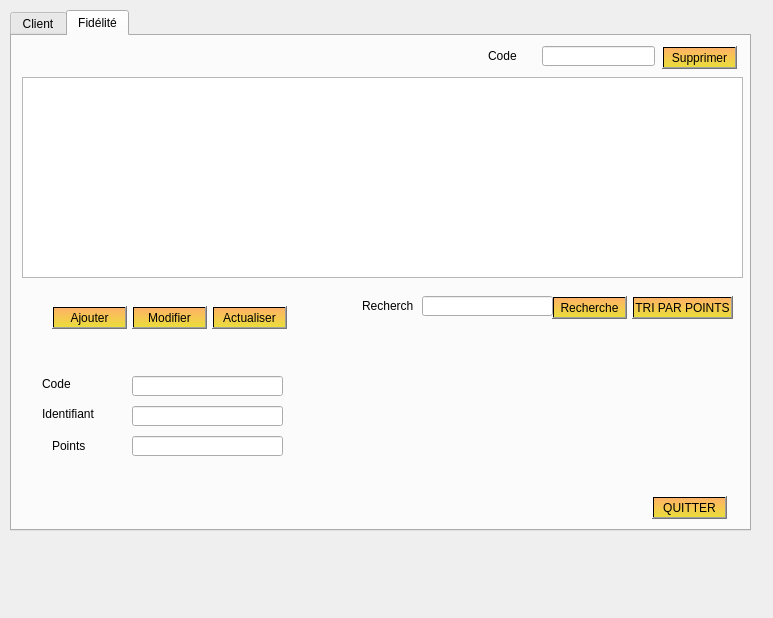
<?xml version="1.0" encoding="UTF-8"?>
<ui version="4.0">
 <class>client_fidelite</class>
 <widget class="QWidget" name="client_fidelite">
  <property name="geometry">
   <rect>
    <x>0</x>
    <y>0</y>
    <width>773</width>
    <height>618</height>
   </rect>
  </property>
  <property name="windowTitle">
   <string>Form</string>
  </property>
  <widget class="QTabWidget" name="tabWidget">
   <property name="geometry">
    <rect>
     <x>10</x>
     <y>10</y>
     <width>741</width>
     <height>521</height>
    </rect>
   </property>
   <property name="styleSheet">
    <string notr="true">font: 8pt &quot;MV Boli&quot;;</string>
   </property>
   <property name="currentIndex">
    <number>1</number>
   </property>
   <widget class="QWidget" name="tab">
    <attribute name="title">
     <string>Client</string>
    </attribute>
    <widget class="QTableView" name="tabclient">
     <property name="geometry">
      <rect>
       <x>10</x>
       <y>40</y>
       <width>721</width>
       <height>191</height>
      </rect>
     </property>
    </widget>
    <widget class="QPushButton" name="pushButton_supprimer">
     <property name="geometry">
      <rect>
       <x>630</x>
       <y>10</y>
       <width>75</width>
       <height>23</height>
      </rect>
     </property>
     <property name="styleSheet">
      <string notr="true">background-color: qlineargradient(spread:pad, x1:0, y1:0, x2:0, y2:1, stop:0 rgba(255, 178, 102, 255), stop:0.974874 rgba(235, 220, 61, 255), stop:0.98 rgba(0, 0, 0, 255), stop:1 rgba(0, 0, 0, 0));font: 8pt &quot;MV Boli&quot;;</string>
     </property>
     <property name="text">
      <string>Supprimer</string>
     </property>
    </widget>
    <widget class="QLineEdit" name="lineEdit_supprimer">
     <property name="geometry">
      <rect>
       <x>510</x>
       <y>10</y>
       <width>113</width>
       <height>20</height>
      </rect>
     </property>
    </widget>
    <widget class="QLabel" name="label">
     <property name="geometry">
      <rect>
       <x>440</x>
       <y>10</y>
       <width>81</width>
       <height>20</height>
      </rect>
     </property>
     <property name="styleSheet">
      <string notr="true">font: 8pt &quot;MV Boli&quot;;</string>
     </property>
     <property name="text">
      <string>Identifiant :</string>
     </property>
    </widget>
    <widget class="QPushButton" name="pushButton_ajouter">
     <property name="geometry">
      <rect>
       <x>40</x>
       <y>260</y>
       <width>75</width>
       <height>23</height>
      </rect>
     </property>
     <property name="styleSheet">
      <string notr="true">background-color: qlineargradient(spread:pad, x1:0, y1:0, x2:0, y2:1, stop:0 rgba(255, 178, 102, 255), stop:0.974874 rgba(235, 220, 61, 255), stop:0.98 rgba(0, 0, 0, 255), stop:1 rgba(0, 0, 0, 0));
font: 8pt &quot;MV Boli&quot;;</string>
     </property>
     <property name="text">
      <string>Ajouter</string>
     </property>
    </widget>
    <widget class="QPushButton" name="pushButton_modifier">
     <property name="geometry">
      <rect>
       <x>130</x>
       <y>260</y>
       <width>75</width>
       <height>23</height>
      </rect>
     </property>
     <property name="styleSheet">
      <string notr="true">background-color: qlineargradient(spread:pad, x1:0, y1:0, x2:0, y2:1, stop:0 rgba(255, 178, 102, 255), stop:0.974874 rgba(235, 220, 61, 255), stop:0.98 rgba(0, 0, 0, 255), stop:1 rgba(0, 0, 0, 0));font: 8pt &quot;MV Boli&quot;;</string>
     </property>
     <property name="text">
      <string>Modifier</string>
     </property>
    </widget>
    <widget class="QLineEdit" name="lineEdit_id">
     <property name="geometry">
      <rect>
       <x>110</x>
       <y>300</y>
       <width>151</width>
       <height>20</height>
      </rect>
     </property>
    </widget>
    <widget class="QLineEdit" name="lineEdit_nom">
     <property name="geometry">
      <rect>
       <x>110</x>
       <y>330</y>
       <width>151</width>
       <height>20</height>
      </rect>
     </property>
    </widget>
    <widget class="QLineEdit" name="lineEdit_prenom">
     <property name="geometry">
      <rect>
       <x>110</x>
       <y>360</y>
       <width>151</width>
       <height>20</height>
      </rect>
     </property>
    </widget>
    <widget class="QLabel" name="label_2">
     <property name="geometry">
      <rect>
       <x>60</x>
       <y>390</y>
       <width>47</width>
       <height>21</height>
      </rect>
     </property>
     <property name="styleSheet">
      <string notr="true">font: 8pt &quot;MV Boli&quot;;</string>
     </property>
     <property name="text">
      <string>Sexe</string>
     </property>
    </widget>
    <widget class="QLabel" name="label_3">
     <property name="geometry">
      <rect>
       <x>50</x>
       <y>300</y>
       <width>51</width>
       <height>20</height>
      </rect>
     </property>
     <property name="styleSheet">
      <string notr="true">font: 8pt &quot;MV Boli&quot;;</string>
     </property>
     <property name="text">
      <string>Identifiant</string>
     </property>
    </widget>
    <widget class="QLabel" name="label_4">
     <property name="geometry">
      <rect>
       <x>60</x>
       <y>330</y>
       <width>41</width>
       <height>20</height>
      </rect>
     </property>
     <property name="styleSheet">
      <string notr="true">font: 8pt &quot;MV Boli&quot;;</string>
     </property>
     <property name="text">
      <string>Nom</string>
     </property>
    </widget>
    <widget class="QLabel" name="label_5">
     <property name="geometry">
      <rect>
       <x>60</x>
       <y>360</y>
       <width>51</width>
       <height>21</height>
      </rect>
     </property>
     <property name="styleSheet">
      <string notr="true">font: 8pt &quot;MV Boli&quot;;</string>
     </property>
     <property name="text">
      <string>Prenom</string>
     </property>
    </widget>
    <widget class="QLineEdit" name="lineEdit_tel">
     <property name="geometry">
      <rect>
       <x>340</x>
       <y>300</y>
       <width>151</width>
       <height>20</height>
      </rect>
     </property>
    </widget>
    <widget class="QLineEdit" name="lineEdit_mail">
     <property name="geometry">
      <rect>
       <x>340</x>
       <y>330</y>
       <width>151</width>
       <height>20</height>
      </rect>
     </property>
    </widget>
    <widget class="QLabel" name="label_6">
     <property name="geometry">
      <rect>
       <x>270</x>
       <y>300</y>
       <width>47</width>
       <height>13</height>
      </rect>
     </property>
     <property name="styleSheet">
      <string notr="true">font: 8pt &quot;MV Boli&quot;;</string>
     </property>
     <property name="text">
      <string>Tel</string>
     </property>
    </widget>
    <widget class="QLabel" name="label_7">
     <property name="geometry">
      <rect>
       <x>270</x>
       <y>330</y>
       <width>47</width>
       <height>13</height>
      </rect>
     </property>
     <property name="styleSheet">
      <string notr="true">font: 8pt &quot;MV Boli&quot;;</string>
     </property>
     <property name="text">
      <string>E-mail</string>
     </property>
    </widget>
    <widget class="QLineEdit" name="lineEdit_sexe">
     <property name="geometry">
      <rect>
       <x>110</x>
       <y>390</y>
       <width>151</width>
       <height>20</height>
      </rect>
     </property>
    </widget>
    <widget class="QPushButton" name="pushButton_recherche">
     <property name="geometry">
      <rect>
       <x>560</x>
       <y>240</y>
       <width>75</width>
       <height>23</height>
      </rect>
     </property>
     <property name="styleSheet">
      <string notr="true">background-color: qlineargradient(spread:pad, x1:0, y1:0, x2:0, y2:1, stop:0 rgba(255, 178, 102, 255), stop:0.974874 rgba(235, 220, 61, 255), stop:0.98 rgba(0, 0, 0, 255), stop:1 rgba(0, 0, 0, 0));font: 8pt &quot;MV Boli&quot;;</string>
     </property>
     <property name="text">
      <string>Recheche</string>
     </property>
    </widget>
    <widget class="QLineEdit" name="lineEdit_recherche">
     <property name="geometry">
      <rect>
       <x>410</x>
       <y>241</y>
       <width>141</width>
       <height>20</height>
      </rect>
     </property>
    </widget>
    <widget class="QLabel" name="label_13">
     <property name="geometry">
      <rect>
       <x>350</x>
       <y>240</y>
       <width>61</width>
       <height>20</height>
      </rect>
     </property>
     <property name="styleSheet">
      <string notr="true">font: 8pt &quot;MV Boli&quot;;</string>
     </property>
     <property name="text">
      <string>Identifiant</string>
     </property>
    </widget>
    <widget class="QPushButton" name="pushButton_tri">
     <property name="geometry">
      <rect>
       <x>640</x>
       <y>240</y>
       <width>91</width>
       <height>23</height>
      </rect>
     </property>
     <property name="styleSheet">
      <string notr="true">background-color: qlineargradient(spread:pad, x1:0, y1:0, x2:0, y2:1, stop:0 rgba(255, 178, 102, 255), stop:0.974874 rgba(235, 220, 61, 255), stop:0.98 rgba(0, 0, 0, 255), stop:1 rgba(0, 0, 0, 0));font: 8pt &quot;MV Boli&quot;;</string>
     </property>
     <property name="text">
      <string>TRI PAR NOM</string>
     </property>
    </widget>
    <widget class="QPushButton" name="pushButton_actualiser">
     <property name="geometry">
      <rect>
       <x>220</x>
       <y>260</y>
       <width>75</width>
       <height>23</height>
      </rect>
     </property>
     <property name="styleSheet">
      <string notr="true">background-color: qlineargradient(spread:pad, x1:0, y1:0, x2:0, y2:1, stop:0 rgba(255, 178, 102, 255), stop:0.974874 rgba(235, 220, 61, 255), stop:0.98 rgba(0, 0, 0, 255), stop:1 rgba(0, 0, 0, 0));font: 8pt &quot;MV Boli&quot;;</string>
     </property>
     <property name="text">
      <string>Actualiser</string>
     </property>
    </widget>
    <widget class="QLabel" name="label_23">
     <property name="geometry">
      <rect>
       <x>20</x>
       <y>220</y>
       <width>741</width>
       <height>16</height>
      </rect>
     </property>
     <property name="text">
      <string/>
     </property>
     <property name="pixmap">
      <pixmap>../../Desktop/blue.png</pixmap>
     </property>
    </widget>
    <widget class="QLabel" name="label_24">
     <property name="geometry">
      <rect>
       <x>720</x>
       <y>50</y>
       <width>20</width>
       <height>181</height>
      </rect>
     </property>
     <property name="text">
      <string/>
     </property>
     <property name="pixmap">
      <pixmap>../../Desktop/blue.png</pixmap>
     </property>
    </widget>
    <widget class="QLabel" name="label_27">
     <property name="geometry">
      <rect>
       <x>110</x>
       <y>300</y>
       <width>151</width>
       <height>21</height>
      </rect>
     </property>
     <property name="text">
      <string/>
     </property>
     <property name="pixmap">
      <pixmap>../../Desktop/ornge.png</pixmap>
     </property>
    </widget>
    <widget class="QLabel" name="label_28">
     <property name="geometry">
      <rect>
       <x>110</x>
       <y>330</y>
       <width>151</width>
       <height>21</height>
      </rect>
     </property>
     <property name="text">
      <string/>
     </property>
     <property name="pixmap">
      <pixmap>../../Desktop/ornge.png</pixmap>
     </property>
    </widget>
    <widget class="QLabel" name="label_29">
     <property name="geometry">
      <rect>
       <x>110</x>
       <y>360</y>
       <width>151</width>
       <height>21</height>
      </rect>
     </property>
     <property name="text">
      <string/>
     </property>
     <property name="pixmap">
      <pixmap>../../Desktop/ornge.png</pixmap>
     </property>
    </widget>
    <widget class="QLabel" name="label_30">
     <property name="geometry">
      <rect>
       <x>110</x>
       <y>390</y>
       <width>151</width>
       <height>21</height>
      </rect>
     </property>
     <property name="text">
      <string/>
     </property>
     <property name="pixmap">
      <pixmap>../../Desktop/ornge.png</pixmap>
     </property>
    </widget>
    <widget class="QLabel" name="label_31">
     <property name="geometry">
      <rect>
       <x>340</x>
       <y>300</y>
       <width>151</width>
       <height>21</height>
      </rect>
     </property>
     <property name="text">
      <string/>
     </property>
     <property name="pixmap">
      <pixmap>../../Desktop/ornge.png</pixmap>
     </property>
    </widget>
    <widget class="QLabel" name="label_32">
     <property name="geometry">
      <rect>
       <x>340</x>
       <y>330</y>
       <width>151</width>
       <height>21</height>
      </rect>
     </property>
     <property name="text">
      <string/>
     </property>
     <property name="pixmap">
      <pixmap>../../Desktop/ornge.png</pixmap>
     </property>
    </widget>
    <widget class="QLabel" name="label_37">
     <property name="geometry">
      <rect>
       <x>410</x>
       <y>241</y>
       <width>141</width>
       <height>21</height>
      </rect>
     </property>
     <property name="text">
      <string/>
     </property>
     <property name="pixmap">
      <pixmap>../../Desktop/ornge.png</pixmap>
     </property>
    </widget>
    <widget class="QLabel" name="label_38">
     <property name="geometry">
      <rect>
       <x>510</x>
       <y>10</y>
       <width>111</width>
       <height>21</height>
      </rect>
     </property>
     <property name="text">
      <string/>
     </property>
     <property name="pixmap">
      <pixmap>../../Desktop/ornge.png</pixmap>
     </property>
    </widget>
    <widget class="QPushButton" name="pushButton_3">
     <property name="geometry">
      <rect>
       <x>650</x>
       <y>460</y>
       <width>75</width>
       <height>23</height>
      </rect>
     </property>
     <property name="styleSheet">
      <string notr="true">background-color: qlineargradient(spread:pad, x1:0, y1:0, x2:0, y2:1, stop:0 rgba(255, 178, 102, 255), stop:0.974874 rgba(235, 220, 61, 255), stop:0.98 rgba(0, 0, 0, 255), stop:1 rgba(0, 0, 0, 0));font: 8pt &quot;MV Boli&quot;;</string>
     </property>
     <property name="text">
      <string>QUITTER</string>
     </property>
    </widget>
    <zorder>label_38</zorder>
    <zorder>label_37</zorder>
    <zorder>label_32</zorder>
    <zorder>label_31</zorder>
    <zorder>label_30</zorder>
    <zorder>label_29</zorder>
    <zorder>label_28</zorder>
    <zorder>label_27</zorder>
    <zorder>label_24</zorder>
    <zorder>label_23</zorder>
    <zorder>tabclient</zorder>
    <zorder>pushButton_supprimer</zorder>
    <zorder>lineEdit_supprimer</zorder>
    <zorder>label</zorder>
    <zorder>pushButton_ajouter</zorder>
    <zorder>pushButton_modifier</zorder>
    <zorder>lineEdit_id</zorder>
    <zorder>lineEdit_nom</zorder>
    <zorder>lineEdit_prenom</zorder>
    <zorder>label_2</zorder>
    <zorder>label_3</zorder>
    <zorder>label_4</zorder>
    <zorder>label_5</zorder>
    <zorder>lineEdit_tel</zorder>
    <zorder>lineEdit_mail</zorder>
    <zorder>label_6</zorder>
    <zorder>label_7</zorder>
    <zorder>lineEdit_sexe</zorder>
    <zorder>pushButton_recherche</zorder>
    <zorder>lineEdit_recherche</zorder>
    <zorder>label_13</zorder>
    <zorder>pushButton_tri</zorder>
    <zorder>pushButton_actualiser</zorder>
    <zorder>pushButton_3</zorder>
   </widget>
   <widget class="QWidget" name="tab_2">
    <attribute name="title">
     <string>Fidélité</string>
    </attribute>
    <widget class="QTableView" name="tabclient_2">
     <property name="geometry">
      <rect>
       <x>10</x>
       <y>41</y>
       <width>721</width>
       <height>201</height>
      </rect>
     </property>
    </widget>
    <widget class="QPushButton" name="pushButton">
     <property name="geometry">
      <rect>
       <x>650</x>
       <y>10</y>
       <width>75</width>
       <height>23</height>
      </rect>
     </property>
     <property name="styleSheet">
      <string notr="true">background-color: qlineargradient(spread:pad, x1:0, y1:0, x2:0, y2:1, stop:0 rgba(255, 178, 102, 255), stop:0.974874 rgba(235, 220, 61, 255), stop:0.98 rgba(0, 0, 0, 255), stop:1 rgba(0, 0, 0, 0));</string>
     </property>
     <property name="text">
      <string>Supprimer</string>
     </property>
    </widget>
    <widget class="QLineEdit" name="lineEdit_id_fidelite_2">
     <property name="geometry">
      <rect>
       <x>530</x>
       <y>10</y>
       <width>113</width>
       <height>20</height>
      </rect>
     </property>
    </widget>
    <widget class="QLineEdit" name="lineEdit_id_fidelite">
     <property name="geometry">
      <rect>
       <x>120</x>
       <y>400</y>
       <width>151</width>
       <height>20</height>
      </rect>
     </property>
    </widget>
    <widget class="QLineEdit" name="lineEdit_code">
     <property name="geometry">
      <rect>
       <x>120</x>
       <y>370</y>
       <width>151</width>
       <height>20</height>
      </rect>
     </property>
    </widget>
    <widget class="QLineEdit" name="lineEdit_point">
     <property name="geometry">
      <rect>
       <x>120</x>
       <y>340</y>
       <width>151</width>
       <height>20</height>
      </rect>
     </property>
    </widget>
    <widget class="QLabel" name="label_14">
     <property name="geometry">
      <rect>
       <x>40</x>
       <y>400</y>
       <width>71</width>
       <height>20</height>
      </rect>
     </property>
     <property name="styleSheet">
      <string notr="true">font: 8pt &quot;MV Boli&quot;;</string>
     </property>
     <property name="text">
      <string>Points</string>
     </property>
    </widget>
    <widget class="QLabel" name="label_15">
     <property name="geometry">
      <rect>
       <x>30</x>
       <y>340</y>
       <width>61</width>
       <height>16</height>
      </rect>
     </property>
     <property name="styleSheet">
      <string notr="true">font: 8pt &quot;MV Boli&quot;;</string>
     </property>
     <property name="text">
      <string>Code</string>
     </property>
    </widget>
    <widget class="QLabel" name="label_16">
     <property name="geometry">
      <rect>
       <x>30</x>
       <y>370</y>
       <width>71</width>
       <height>16</height>
      </rect>
     </property>
     <property name="styleSheet">
      <string notr="true">font: 8pt &quot;MV Boli&quot;;</string>
     </property>
     <property name="text">
      <string>Identifiant</string>
     </property>
    </widget>
    <widget class="QPushButton" name="pushButton_ajouter_2">
     <property name="geometry">
      <rect>
       <x>40</x>
       <y>270</y>
       <width>75</width>
       <height>23</height>
      </rect>
     </property>
     <property name="styleSheet">
      <string notr="true">background-color: qlineargradient(spread:pad, x1:0, y1:0, x2:0, y2:1, stop:0 rgba(255, 178, 102, 255), stop:0.974874 rgba(235, 220, 61, 255), stop:0.98 rgba(0, 0, 0, 255), stop:1 rgba(0, 0, 0, 0));font: 8pt &quot;MV Boli&quot;;</string>
     </property>
     <property name="text">
      <string>Ajouter</string>
     </property>
    </widget>
    <widget class="QPushButton" name="pushButton_modifier_2">
     <property name="geometry">
      <rect>
       <x>120</x>
       <y>270</y>
       <width>75</width>
       <height>23</height>
      </rect>
     </property>
     <property name="styleSheet">
      <string notr="true">background-color: qlineargradient(spread:pad, x1:0, y1:0, x2:0, y2:1, stop:0 rgba(255, 178, 102, 255), stop:0.974874 rgba(235, 220, 61, 255), stop:0.98 rgba(0, 0, 0, 255), stop:1 rgba(0, 0, 0, 0));v</string>
     </property>
     <property name="text">
      <string>Modifier</string>
     </property>
    </widget>
    <widget class="QPushButton" name="pushButton_4">
     <property name="geometry">
      <rect>
       <x>200</x>
       <y>270</y>
       <width>75</width>
       <height>23</height>
      </rect>
     </property>
     <property name="styleSheet">
      <string notr="true">background-color: qlineargradient(spread:pad, x1:0, y1:0, x2:0, y2:1, stop:0 rgba(255, 178, 102, 255), stop:0.974874 rgba(235, 220, 61, 255), stop:0.98 rgba(0, 0, 0, 255), stop:1 rgba(0, 0, 0, 0));font: 8pt &quot;MV Boli&quot;;</string>
     </property>
     <property name="text">
      <string>Actualiser</string>
     </property>
    </widget>
    <widget class="QPushButton" name="pushButton_5">
     <property name="geometry">
      <rect>
       <x>620</x>
       <y>260</y>
       <width>101</width>
       <height>23</height>
      </rect>
     </property>
     <property name="styleSheet">
      <string notr="true">background-color: qlineargradient(spread:pad, x1:0, y1:0, x2:0, y2:1, stop:0 rgba(255, 178, 102, 255), stop:0.974874 rgba(235, 220, 61, 255), stop:0.98 rgba(0, 0, 0, 255), stop:1 rgba(0, 0, 0, 0));font: 8pt &quot;MV Boli&quot;;</string>
     </property>
     <property name="text">
      <string>TRI PAR POINTS</string>
     </property>
    </widget>
    <widget class="QPushButton" name="pushButton_6">
     <property name="geometry">
      <rect>
       <x>540</x>
       <y>260</y>
       <width>75</width>
       <height>23</height>
      </rect>
     </property>
     <property name="styleSheet">
      <string notr="true">background-color: qlineargradient(spread:pad, x1:0, y1:0, x2:0, y2:1, stop:0 rgba(255, 178, 102, 255), stop:0.974874 rgba(235, 220, 61, 255), stop:0.98 rgba(0, 0, 0, 255), stop:1 rgba(0, 0, 0, 0));font: 8pt &quot;MV Boli&quot;;</string>
     </property>
     <property name="text">
      <string>Recherche</string>
     </property>
    </widget>
    <widget class="QLineEdit" name="lineEdit_recherche_2">
     <property name="geometry">
      <rect>
       <x>410</x>
       <y>260</y>
       <width>131</width>
       <height>20</height>
      </rect>
     </property>
    </widget>
    <widget class="QLabel" name="label_19">
     <property name="geometry">
      <rect>
       <x>476</x>
       <y>10</y>
       <width>51</width>
       <height>20</height>
      </rect>
     </property>
     <property name="text">
      <string>Code</string>
     </property>
    </widget>
    <widget class="QLabel" name="label_20">
     <property name="geometry">
      <rect>
       <x>350</x>
       <y>260</y>
       <width>51</width>
       <height>20</height>
      </rect>
     </property>
     <property name="styleSheet">
      <string notr="true">font: 8pt &quot;MV Boli&quot;;</string>
     </property>
     <property name="text">
      <string>Recherche</string>
     </property>
    </widget>
    <widget class="QLabel" name="label_25">
     <property name="geometry">
      <rect>
       <x>20</x>
       <y>230</y>
       <width>741</width>
       <height>16</height>
      </rect>
     </property>
     <property name="text">
      <string/>
     </property>
     <property name="pixmap">
      <pixmap>../../Desktop/blue.png</pixmap>
     </property>
    </widget>
    <widget class="QLabel" name="label_26">
     <property name="geometry">
      <rect>
       <x>720</x>
       <y>50</y>
       <width>20</width>
       <height>191</height>
      </rect>
     </property>
     <property name="text">
      <string/>
     </property>
     <property name="pixmap">
      <pixmap>../../Desktop/blue.png</pixmap>
     </property>
    </widget>
    <widget class="QLabel" name="label_39">
     <property name="geometry">
      <rect>
       <x>120</x>
       <y>340</y>
       <width>151</width>
       <height>21</height>
      </rect>
     </property>
     <property name="text">
      <string/>
     </property>
     <property name="pixmap">
      <pixmap>../../Desktop/ornge.png</pixmap>
     </property>
    </widget>
    <widget class="QLabel" name="label_40">
     <property name="geometry">
      <rect>
       <x>120</x>
       <y>370</y>
       <width>151</width>
       <height>21</height>
      </rect>
     </property>
     <property name="text">
      <string/>
     </property>
     <property name="pixmap">
      <pixmap>../../Desktop/ornge.png</pixmap>
     </property>
    </widget>
    <widget class="QLabel" name="label_41">
     <property name="geometry">
      <rect>
       <x>120</x>
       <y>400</y>
       <width>151</width>
       <height>21</height>
      </rect>
     </property>
     <property name="text">
      <string/>
     </property>
     <property name="pixmap">
      <pixmap>../../Desktop/ornge.png</pixmap>
     </property>
    </widget>
    <widget class="QLabel" name="label_44">
     <property name="geometry">
      <rect>
       <x>410</x>
       <y>260</y>
       <width>131</width>
       <height>21</height>
      </rect>
     </property>
     <property name="text">
      <string/>
     </property>
     <property name="pixmap">
      <pixmap>../../Desktop/ornge.png</pixmap>
     </property>
    </widget>
    <widget class="QLabel" name="label_45">
     <property name="geometry">
      <rect>
       <x>530</x>
       <y>10</y>
       <width>111</width>
       <height>21</height>
      </rect>
     </property>
     <property name="text">
      <string/>
     </property>
     <property name="pixmap">
      <pixmap>../../Desktop/ornge.png</pixmap>
     </property>
    </widget>
    <widget class="QPushButton" name="pushButton_2">
     <property name="geometry">
      <rect>
       <x>640</x>
       <y>460</y>
       <width>75</width>
       <height>23</height>
      </rect>
     </property>
     <property name="styleSheet">
      <string notr="true">background-color: qlineargradient(spread:pad, x1:0, y1:0, x2:0, y2:1, stop:0 rgba(255, 178, 102, 255), stop:0.974874 rgba(235, 220, 61, 255), stop:0.98 rgba(0, 0, 0, 255), stop:1 rgba(0, 0, 0, 0));font: 8pt &quot;MV Boli&quot;;</string>
     </property>
     <property name="text">
      <string>QUITTER</string>
     </property>
    </widget>
    <zorder>label_45</zorder>
    <zorder>label_44</zorder>
    <zorder>label_41</zorder>
    <zorder>label_40</zorder>
    <zorder>label_39</zorder>
    <zorder>label_26</zorder>
    <zorder>label_25</zorder>
    <zorder>tabclient_2</zorder>
    <zorder>pushButton</zorder>
    <zorder>lineEdit_id_fidelite_2</zorder>
    <zorder>lineEdit_id_fidelite</zorder>
    <zorder>lineEdit_code</zorder>
    <zorder>lineEdit_point</zorder>
    <zorder>label_14</zorder>
    <zorder>label_15</zorder>
    <zorder>label_16</zorder>
    <zorder>pushButton_ajouter_2</zorder>
    <zorder>pushButton_modifier_2</zorder>
    <zorder>pushButton_4</zorder>
    <zorder>pushButton_5</zorder>
    <zorder>pushButton_6</zorder>
    <zorder>lineEdit_recherche_2</zorder>
    <zorder>label_19</zorder>
    <zorder>label_20</zorder>
    <zorder>pushButton_2</zorder>
   </widget>
  </widget>
 </widget>
 <resources/>
 <connections/>
</ui>
